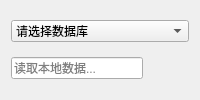
            <widget class="QWidget" name="widget" native="true">
             <property name="sizePolicy">
              <sizepolicy hsizetype="Preferred" vsizetype="Preferred">
               <horstretch>0</horstretch>
               <verstretch>0</verstretch>
              </sizepolicy>
             </property>
             <layout class="QGridLayout" name="gridLayout_6">
              <item row="1" column="0">
               <widget class="QLineEdit" name="data_path">
                <property name="placeholderText">
                 <string>读取本地数据...</string>
                </property>
               </widget>
              </item>
              <item row="0" column="0" colspan="2">
               <widget class="QComboBox" name="comboBox_2">
                <item>
                 <property name="text">
                  <string>请选择数据库</string>
                 </property>
                </item>
                <item>
                 <property name="text">
                  <string>material</string>
                 </property>
                </item>
                <item>
                 <property name="text">
                  <string>structure</string>
                 </property>
                </item>
                <item>
                 <property name="text">
                  <string>technology</string>
                 </property>
                </item>
               </widget>
              </item>
              <item row="1" column="1">
               <widget class="QPushButton" name="btn_load_data">
                <property name="text">
                 <string/>
                </property>
                <property name="icon">
                 <iconset resource="resources.qrc">
                  <normaloff>:/icon/icon/icons8-打开文件夹-48.png</normaloff>:/icon/icon/icons8-打开文件夹-48.png</iconset>
                </property>
                <property name="iconSize">
                 <size>
                  <width>24</width>
                  <height>24</height>
                 </size>
                </property>
                <property name="flat">
                 <bool>true</bool>
                </property>
               </widget>
              </item>
             </layout>
            </widget>
